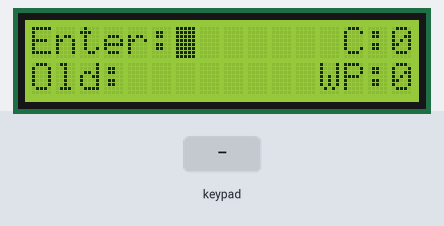
Bench run of a sketch on a simulated Arduino Uno, built with avr-gcc and run on an emulated ATmega328P. On the bench: 16×2 character LCD. The test bench sets the inputs (shaded band). Random numbers use the default seed unless the sketch sets one; what the sketch prints to the serial monitor is not drawn.

Above: at 2.3 s.
2.4 s: keypad keys 2 3 4 5 pressed 0.4 s apart
At 3.8 s:
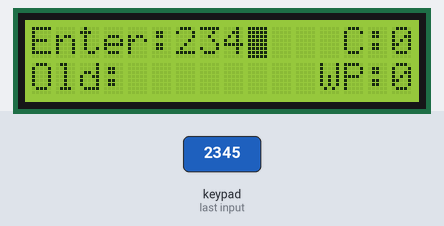
5.5 s: key '#' pressed
At 6.7 s:
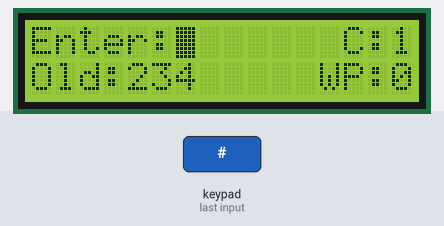
7.0 s: keypad keys 2 3 4 5 * pressed 0.4 s apart
At 10.0 s:
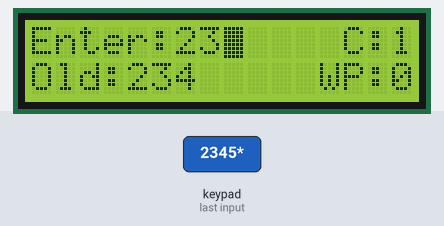
10.5 s: key '1' pressed
At 11.5 s:
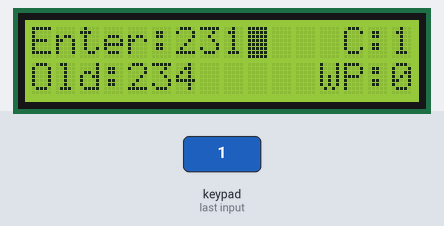
Timing chart, 0 to 13.0 s (numbered marks = the images above; inputs shaded):
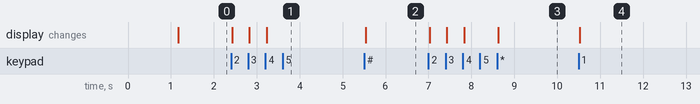

Measured:
- after the input at 2.4 s, the display: first changes at once (image 1 shows a later state)
- after the input at 5.5 s, the display: changes at once (image 2)
- after the input at 7.0 s, the display: first changes at once (image 3 shows a later state)
- after the input at 10.5 s, the display: changes at once (image 4)

The sketch:

project.ino
```cpp
#include <Keypad.h>
#include <Wire.h>
#include <LiquidCrystal_I2C.h>

const byte ROWS = 4;
const byte COLS = 4;
char keys[ROWS][COLS] = {
  {'1','2','3','A'},
  {'4','5','6','B'},
  {'7','8','9','C'},
  {'*','0','#','D'}
};

byte rowPins[ROWS] = {2, 3, 4, 5};
byte colPins[COLS] = {6, 7,  8,  9};

Keypad keypad = Keypad( makeKeymap(keys), rowPins, colPins, ROWS, COLS );

LiquidCrystal_I2C lcd(0x27, 16, 2);

String text = "";
int correct = 0;
int wrongPlace = 0;
int randomNum[3];
String old = "";

void setup() {
  Serial.begin(9600);
  lcd.begin(16, 2);
  lcd.init();
  lcd.clear();
  lcd.backlight();

  randomSeed(analogRead(10));
  for (int i = 0; i < 3; i++) {
    randomNum[i] = random(0, 10);
  }

  lcd.print("Guessing Number!");
  delay(1000);
  lcd.clear();
  lcd.print("Enter:");
  lcd.blink();
  lcd.setCursor(0,1);
  lcd.print("Old:");
  lcd.setCursor(13,0);
  lcd.print("C:");
  lcd.print(correct);
  lcd.setCursor(12,1);
  lcd.print("WP:");
  lcd.print(wrongPlace);
  lcd.setCursor(6,0);
}

void loop() {
  char key = keypad.getKey();
  if (key != NO_KEY) {
    if (text.length() < 3) {
      if (isDigit(key)) {
        text = text + key;
        lcd.clear();
        lcdInit();
        lcd.print(text);
        Serial.println(key);
        delay(200);
      }
    }
    if (text.length() > 0) {
      if (key == '*') {
        text.remove(text.length() - 1);
        lcd.clear();
        lcdInit();
        lcd.print(text);
        Serial.println(key);
      }
    }
    if (text.length() == 3) {
      if (key == '#') {
        correct = 0;
        wrongPlace = 0;
        Serial.println(key);

        bool usedRandomNum[3] = {false, false, false};
        bool usedText[3] = {false, false, false};
        for (int i = 0; i < 3; i++) {
          if (i < 3 && randomNum[i] == (text[i] - '0')) {
            correct++;
            usedRandomNum[i] = true;
            usedText[i] = true;
          }
        }
        for (int i = 0; i < 3; i++) {
          for (int j = 0; j < 3; j++) {
            if (text[i] - '0' == randomNum[j] && !usedRandomNum[j] && !usedText[i]) {
              wrongPlace++;
              usedRandomNum[j] = true;
              usedText[i] = true;
              break;
            }
          }
        }
        if (correct != 3) {
          lcd.clear();
          old = text;
          text = "";
          lcdInit();
        } else {
          lcd.clear();
          lcd.setCursor(3,0);
          lcd.print("YOU WINNN!");
          delay(1600);
          lcd.clear();
          lcd.setCursor(0,0);
          lcd.print("New Challenge..");
          delay(1100);
          text = "";
          correct = 0;
          wrongPlace = 0;
          randomNum[3];
          old = "";
          setup();
        }
      }
    }
  }
}

void lcdInit() {
  lcd.print("Enter:");
  lcd.setCursor(0,1);
  lcd.print("Old:");
  lcd.print(old);
  lcd.setCursor(13,0);
  lcd.print("C:");
  lcd.print(correct);
  lcd.setCursor(12,1);
  lcd.print("WP:");
  lcd.print(wrongPlace);
  lcd.setCursor(6,0);
}
```
